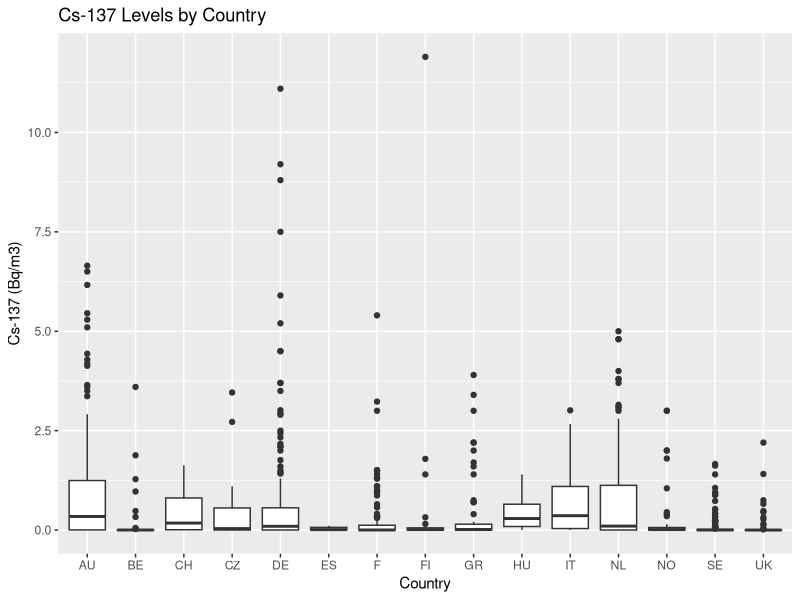
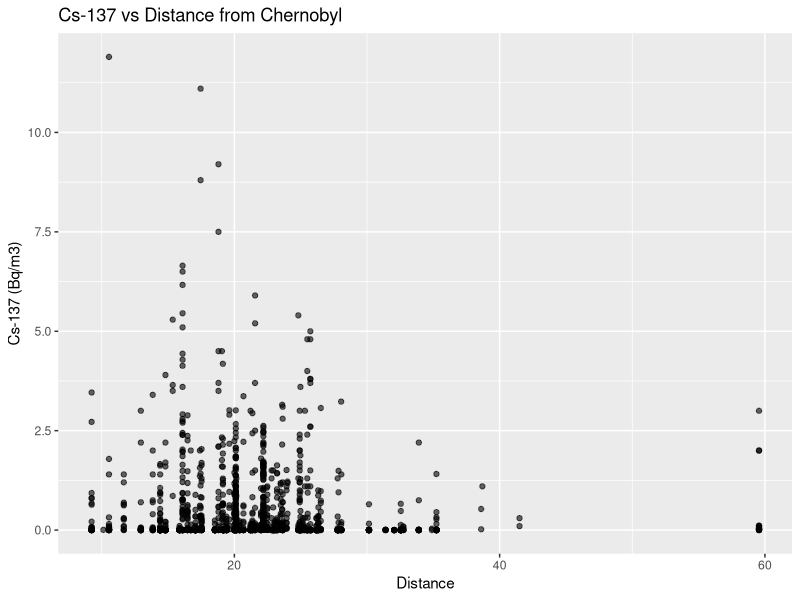
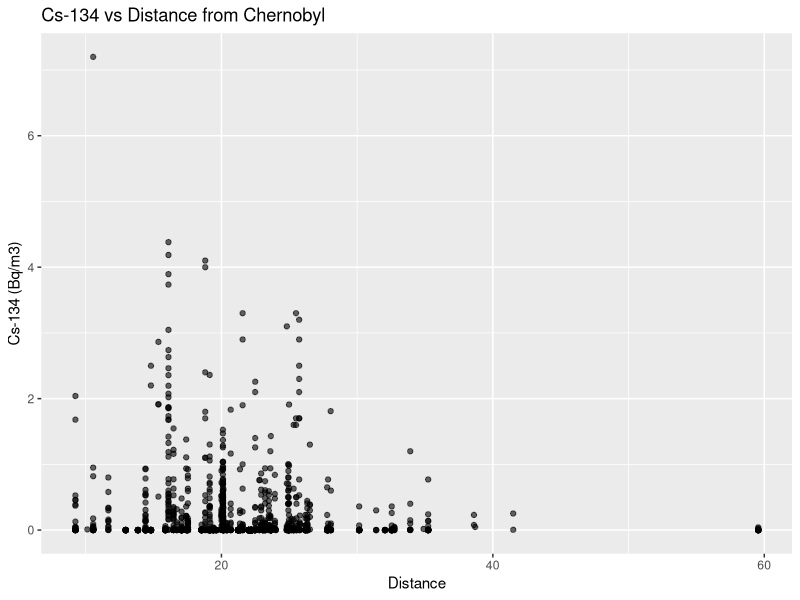
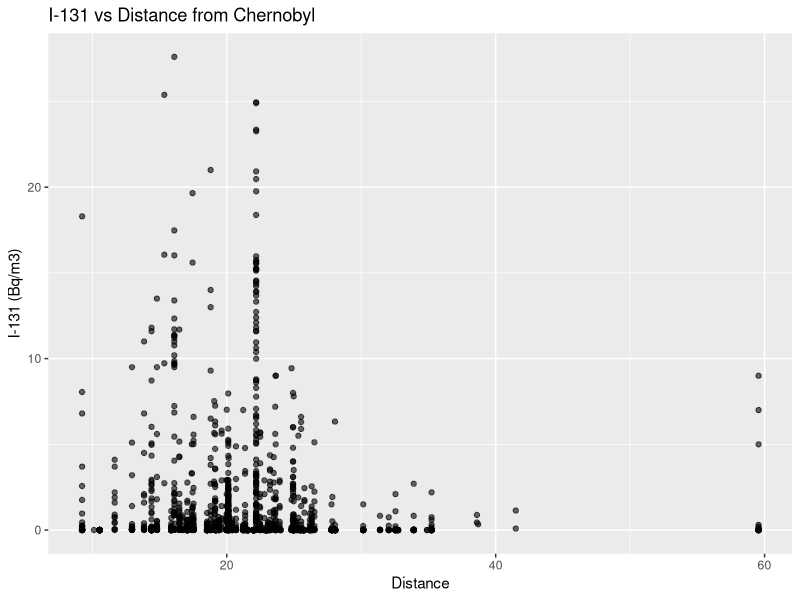
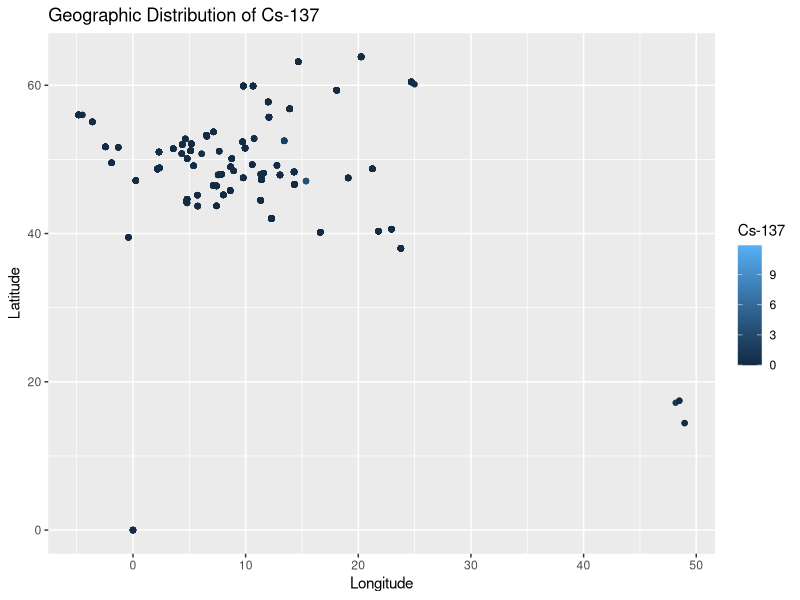
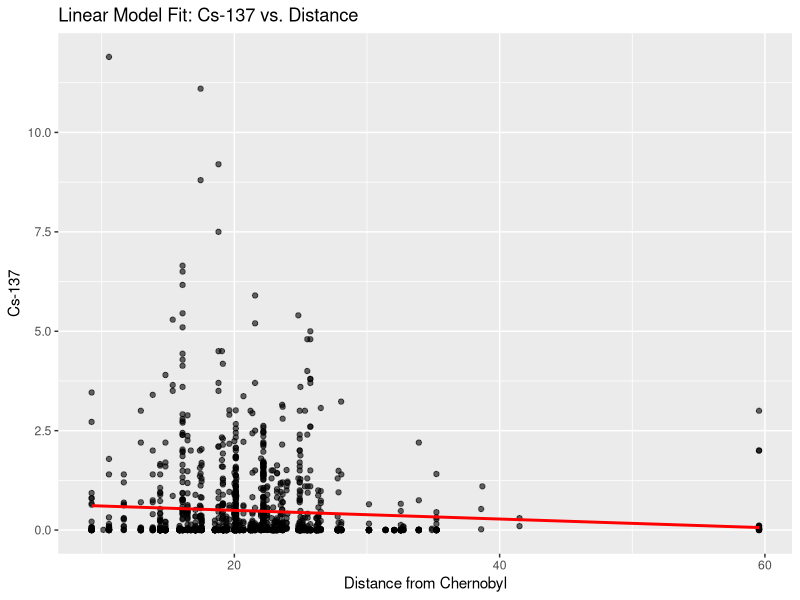

The R source for these figures, in order:
## ---- chunk 1
library(dplyr)
library(ggplot2)
## ---- chunk 2
chernobyl <- read.csv("data/Chernobyl_ Chemical_Radiation.csv")

chernobyl_clean <- chernobyl %>%
  select(
    PAYS,
    Location,
    Longitude,
    Latitude,
    I_131 = I_131_.Bq.m3.,
    Cs_134 = Cs_134_.Bq.m3.,
    Cs_137 = Cs_137_.Bq.m3.
  ) %>%
  mutate(
    I_131 = as.numeric(I_131),
    Cs_134 = as.numeric(Cs_134),
    Cs_137 = as.numeric(Cs_137)
  ) %>%
  filter(!is.na(Cs_137))

#distrance measurement
chernobyl_clean <- chernobyl_clean %>%
  mutate(
    distance = sqrt((Longitude - 30.099)^2 + (Latitude - 51.389)^2)
  )
head(chernobyl_clean)
  
## ---- chunk 3
summary(chernobyl_clean[, c("I_131", "Cs_134", "Cs_137")])
## ---- chunk 4
ggplot(chernobyl_clean, aes(x = PAYS, y = Cs_137)) +
geom_boxplot() +
labs(
title = "Cs-137 Levels by Country",
x = "Country",
y = "Cs-137 (Bq/m3)"
)
## ---- chunk 5
ggplot(chernobyl_clean, aes(distance, Cs_137)) +
geom_point(alpha = 0.6) +
labs(
title = "Cs-137 vs Distance from Chernobyl",
x = "Distance",
y = "Cs-137 (Bq/m3)"
)
## ---- chunk 6
ggplot(chernobyl_clean, aes(distance, Cs_134)) +
geom_point(alpha = 0.6) +
labs(
title = "Cs-134 vs Distance from Chernobyl",
x = "Distance",
y = "Cs-134 (Bq/m3)"
)
## ---- chunk 7
ggplot(chernobyl_clean, aes(distance, I_131)) +
geom_point(alpha = 0.6) +
labs(
title = "I-131 vs Distance from Chernobyl",
x = "Distance",
y = "I-131 (Bq/m3)"
)
## ---- chunk 8
ggplot(chernobyl_clean, aes(Longitude, Latitude, color = Cs_137)) +
geom_point() +
labs(
title = "Geographic Distribution of Cs-137",
x = "Longitude",
y = "Latitude",
color = "Cs-137"
)
## ---- chunk 9
model_cs137 <- lm(Cs_137 ~ distance, data = chernobyl_clean)
summary(model_cs137)
ggplot(chernobyl_clean, aes(distance, Cs_137)) +
  geom_point(alpha = 0.6) +
  geom_smooth(method = "lm", se = FALSE, color = "red") +
  labs(
    title = "Linear Model Fit: Cs-137 vs. Distance",
    x = "Distance from Chernobyl",
    y = "Cs-137"
  )
## ---- chunk 10
sessionInfo()
